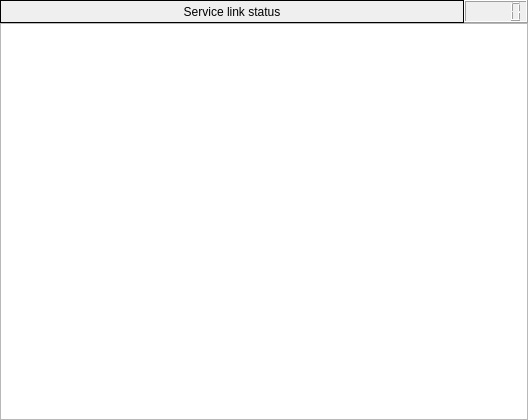
<?xml version="1.0" encoding="UTF-8"?>
<ui version="4.0">
 <class>ServiceWidget</class>
 <widget class="QWidget" name="ServiceWidget">
  <property name="geometry">
   <rect>
    <x>0</x>
    <y>0</y>
    <width>528</width>
    <height>420</height>
   </rect>
  </property>
  <property name="windowTitle">
   <string>Form</string>
  </property>
  <layout class="QGridLayout" name="gridLayout">
   <property name="leftMargin">
    <number>0</number>
   </property>
   <property name="topMargin">
    <number>0</number>
   </property>
   <property name="rightMargin">
    <number>0</number>
   </property>
   <property name="bottomMargin">
    <number>0</number>
   </property>
   <property name="spacing">
    <number>0</number>
   </property>
   <item row="0" column="0">
    <widget class="QLabel" name="label">
     <property name="sizePolicy">
      <sizepolicy hsizetype="Expanding" vsizetype="Preferred">
       <horstretch>0</horstretch>
       <verstretch>0</verstretch>
      </sizepolicy>
     </property>
     <property name="frameShape">
      <enum>QFrame::Panel</enum>
     </property>
     <property name="text">
      <string>Service link status</string>
     </property>
     <property name="alignment">
      <set>Qt::AlignCenter</set>
     </property>
    </widget>
   </item>
   <item row="0" column="1">
    <widget class="QLCDNumber" name="lcdNumber">
     <property name="smallDecimalPoint">
      <bool>false</bool>
     </property>
    </widget>
   </item>
   <item row="1" column="0" colspan="3">
    <widget class="QPlainTextEdit" name="plainTextEdit"/>
   </item>
  </layout>
 </widget>
 <resources/>
 <connections/>
</ui>
